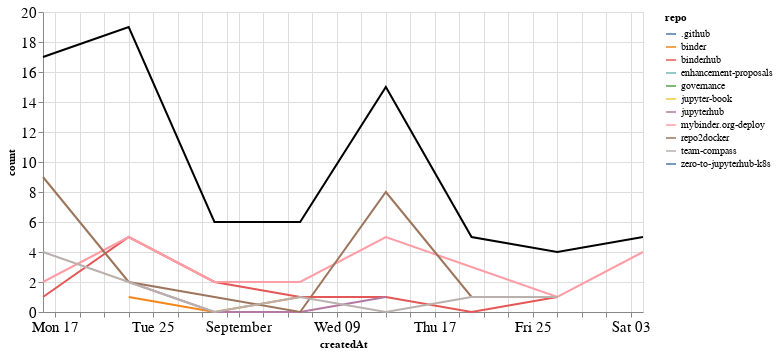

The code cell stored with this chart in its notebook:
### Markdown cell above
## Comments

### Code cell
comments_time = comments.groupby('repo').resample('W', on='createdAt').count()['author'].reset_index()
comments_time = comments_time.rename(columns={'author': 'count'})
comments_time_total = comments_time.groupby('createdAt').agg({"count": "sum"}).reset_index()
ch1 = alt.Chart(comments_time, width=600).mark_line().encode(
    x='createdAt',
    y='count',
    color='repo',
    tooltip="repo"
)

ch2 = alt.Chart(comments_time_total, width=600).mark_line(color="black").encode(
    x='createdAt',
    y='count',
)

ch1 + ch2

### Figure 1 — Vega-Lite specification as saved in the notebook (floating-point values rounded to 4 significant figures)
{"config": {"axisLeft": {"labelFontSize": 15}, "axisBottom": {"labelFontSize": 15}}, "layer": [{"data": {"name": "data-21b025968da904c96ba783f7773e7520"}, "mark": "line", "encoding": {"color": {"type": "nominal", "field": "repo"}, "tooltip": {"type": "nominal", "field": "repo"}, "x": {"type": "temporal", "field": "createdAt"}, "y": {"type": "quantitative", "field": "count"}}, "width": 600}, {"data": {"name": "data-70620aab542296120da3cbf36635f8f5"}, "mark": {"type": "line", "color": "black"}, "encoding": {"x": {"type": "temporal", "field": "createdAt"}, "y": {"type": "quantitative", "field": "count"}}, "width": 600}], "$schema": "https://vega.github.io/schema/vega-lite/v4.8.1.json", "datasets": {"data-21b025968da904c96ba783f7773e7520": [{"repo": ".github", "createdAt": "2020-10-04T00:00:00", "count": 1}, {"repo": "binder", "createdAt": "2020-08-23T00:00:00", "count": 1}, {"repo": "binder", "createdAt": "2020-08-30T00:00:00", "count": 0}, {"repo": "binder", "createdAt": "2020-09-06T00:00:00", "count": 1}, {"repo": "binderhub", "createdAt": "2020-08-16T00:00:00", "count": 1}, {"repo": "binderhub", "createdAt": "2020-08-23T00:00:00", "count": 5}, {"repo": "binderhub", "createdAt": "2020-08-30T00:00:00", "count": 2}, {"repo": "binderhub", "createdAt": "2020-09-06T00:00:00", "count": 1}, {"repo": "binderhub", "createdAt": "2020-09-13T00:00:00", "count": 1}, {"repo": "binderhub", "createdAt": "2020-09-20T00:00:00", "count": 0}, {"repo": "binderhub", "createdAt": "2020-09-27T00:00:00", "count": 1}, {"repo": "enhancement-proposals", "createdAt": "2020-08-16T00:00:00", "count": 1}, {"repo": "governance", "createdAt": "2020-08-23T00:00:00", "count": 2}, {"repo": "jupyter-book", "createdAt": "2020-08-30T00:00:00", "count": 1}, {"repo": "jupyterhub", "createdAt": "2020-08-23T00:00:00", "count": 2}, {"repo": "jupyterhub", "createdAt": "2020-08-30T00:00:00", "count": 0}, {"repo": "jupyterhub", "createdAt": "2020-09-06T00:00:00", "count": 0}, {"repo": "jupyterhub", "createdAt": "2020-09-13T00:00:00", "count": 1}, {"repo": "mybinder.org-deploy", "createdAt": "2020-08-16T00:00:00", "count": 2}, {"repo": "mybinder.org-deploy", "createdAt": "2020-08-23T00:00:00", "count": 5}, {"repo": "mybinder.org-deploy", "createdAt": "2020-08-30T00:00:00", "count": 2}, {"repo": "mybinder.org-deploy", "createdAt": "2020-09-06T00:00:00", "count": 2}, {"repo": "mybinder.org-deploy", "createdAt": "2020-09-13T00:00:00", "count": 5}, {"repo": "mybinder.org-deploy", "createdAt": "2020-09-20T00:00:00", "count": 3}, {"repo": "mybinder.org-deploy", "createdAt": "2020-09-27T00:00:00", "count": 1}, {"repo": "mybinder.org-deploy", "createdAt": "2020-10-04T00:00:00", "count": 4}, {"repo": "repo2docker", "createdAt": "2020-08-16T00:00:00", "count": 9}, {"repo": "repo2docker", "createdAt": "2020-08-23T00:00:00", "count": 2}, {"repo": "repo2docker", "createdAt": "2020-08-30T00:00:00", "count": 1}, {"repo": "repo2docker", "createdAt": "2020-09-06T00:00:00", "count": 0}, {"repo": "repo2docker", "createdAt": "2020-09-13T00:00:00", "count": 8}, {"repo": "repo2docker", "createdAt": "2020-09-20T00:00:00", "count": 1}, {"repo": "repo2docker", "createdAt": "2020-09-27T00:00:00", "count": 1}, {"repo": "team-compass", "createdAt": "2020-08-16T00:00:00", "count": 4}, {"repo": "team-compass", "createdAt": "2020-08-23T00:00:00", "count": 2}, {"repo": "team-compass", "createdAt": "2020-08-30T00:00:00", "count": 0}, {"repo": "team-compass", "createdAt": "2020-09-06T00:00:00", "count": 1}, {"repo": "team-compass", "createdAt": "2020-09-13T00:00:00", "count": 0}, {"repo": "team-compass", "createdAt": "2020-09-20T00:00:00", "count": 1}, {"repo": "team-compass", "createdAt": "2020-09-27T00:00:00", "count": 1}, {"repo": "zero-to-jupyterhub-k8s", "createdAt": "2020-09-06T00:00:00", "count": 1}], "data-70620aab542296120da3cbf36635f8f5": [{"createdAt": "2020-08-16T00:00:00", "count": 17}, {"createdAt": "2020-08-23T00:00:00", "count": 19}, {"createdAt": "2020-08-30T00:00:00", "count": 6}, {"createdAt": "2020-09-06T00:00:00", "count": 6}, {"createdAt": "2020-09-13T00:00:00", "count": 15}, {"createdAt": "2020-09-20T00:00:00", "count": 5}, {"createdAt": "2020-09-27T00:00:00", "count": 4}, {"createdAt": "2020-10-04T00:00:00", "count": 5}]}}
